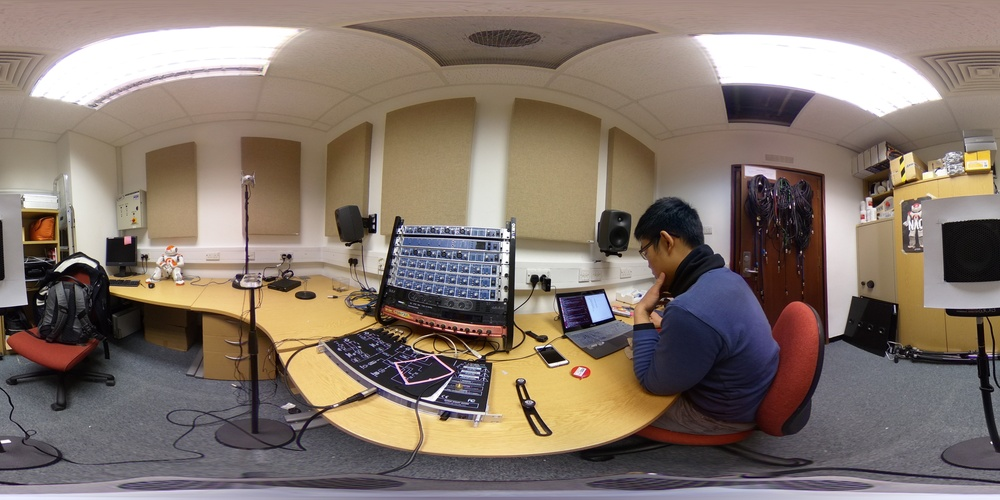
#> input picture src/180 degrees at 30cm.jpg, 1000 x 500 px, shrunk from 5376 x 2688 before the run, given in place of the camera
$ python basic.py
#> lines starting #> are read from the running program, lines starting #| are printed output that depends on the picture; after the words box and inside, x2 and y2 are one past the last pixel; in counts of white or black regions, pixels touching at a corner belong together
import cv2
import numpy as np;

# NIL argument used for trackbar creation
def nothing(self):
	pass

# Initialise video feed
# Arg = 1 for alternative webcam
cap = cv2.VideoCapture(0)
cv2.namedWindow("Colourbars")

# String assignment
hh = "High Hue"
lh = "Low Hue"
hs = "High Saturation"
ls = "Low Saturation"
hv = "High Value"
lv = "Low Value"
wnd = "Colourbars"

# Create trackbars for each HSV
# H: 0-180
# S: 0-255
# V: 0-255
cv2.createTrackbar(lh, wnd, 0, 179, nothing)
#> slider 'Low Hue' is set to 35
cv2.createTrackbar(hh, wnd, 0, 179, nothing)
#> slider 'High Hue' is set to 179
cv2.createTrackbar(ls, wnd, 0, 255, nothing)
#> slider 'Low Saturation' is set to 51
cv2.createTrackbar(hs, wnd, 0, 255, nothing)
#> slider 'High Saturation' is set to 255
cv2.createTrackbar(lv, wnd, 0, 255, nothing)
#> slider 'Low Value' is set to 51
cv2.createTrackbar(hv, wnd, 0, 255, nothing)
#> slider 'High Value' is set to 255

while(True):
	# Capture frame by frame
	ret, frame = cap.read()
#> frame is the input picture: shape (500, 1000, 3); mean B, G, R 108.2, 118.3, 132.6

	# Apply blur and convert from BGR to HSV
	frame = cv2.GaussianBlur (frame, (5,5),0)
	hsv = cv2.cvtColor(frame, cv2.COLOR_BGR2HSV)
#> hsv: shape (500, 1000, 3); mean H, S, V 55.7, 63.4, 135.7

	# Read trackbar values:
	hul=cv2.getTrackbarPos(lh, wnd)
	huh=cv2.getTrackbarPos(hh, wnd)
	sal=cv2.getTrackbarPos(ls, wnd)
	sah=cv2.getTrackbarPos(hs, wnd)
	val=cv2.getTrackbarPos(lv, wnd)
	vah=cv2.getTrackbarPos(hv, wnd)

	# Array for final values:
	HSVLOW=np.array([hul,sal,val])
	HSVHIGH=np.array([huh,sah,vah])

	# Threshold the HSV image to get desired colours
	mask = cv2.inRange(hsv, HSVLOW, HSVHIGH)
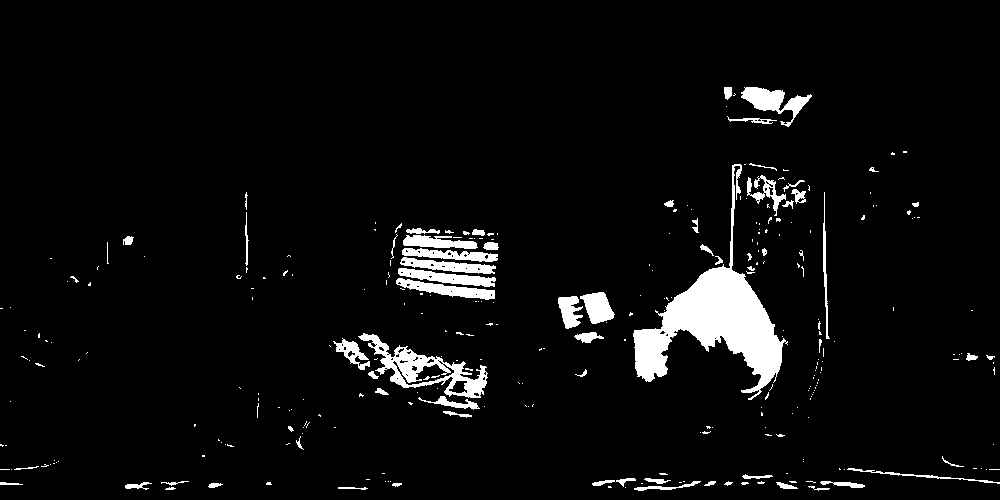
#> mask: shape (500, 1000); 4.9% white; 302 white regions (231 under 20 px), largest, box (x1, y1, x2, y2) and area: (633, 164, 788, 400) 9525, (358, 333, 488, 398) 2468, (741, 87, 812, 127) 1108

	# Bitwise-AND mask the original image
	res = cv2.bitwise_and(frame, frame, mask = mask)
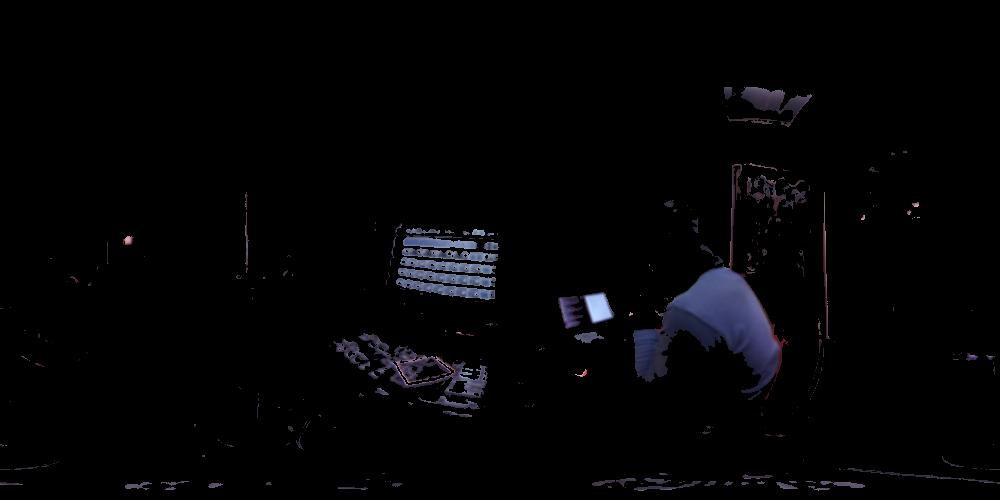
#> res: shape (500, 1000, 3); mean B, G, R 4.8, 3.5, 3.6
	# [14 lines of commented-out code are left out]
	cv2.imshow('frame', frame)
	cv2.imshow('mask', mask)
	cv2.imshow(wnd, res)
	#cv2.imshow('detected circles',res)
	if cv2.waitKey(1) & 0xFF == ord('q'):
#> (key q is pressed here)
		break

# Release capture when done
cap.release()
cv2.destroyAllWindows()


### References:
# Creating slider bars in opencv:
# https://botforge.wordpress.com/2016/07/02/basic-color-tracker-using-opencv-python/

$ run again, on src/R0010039.JPG
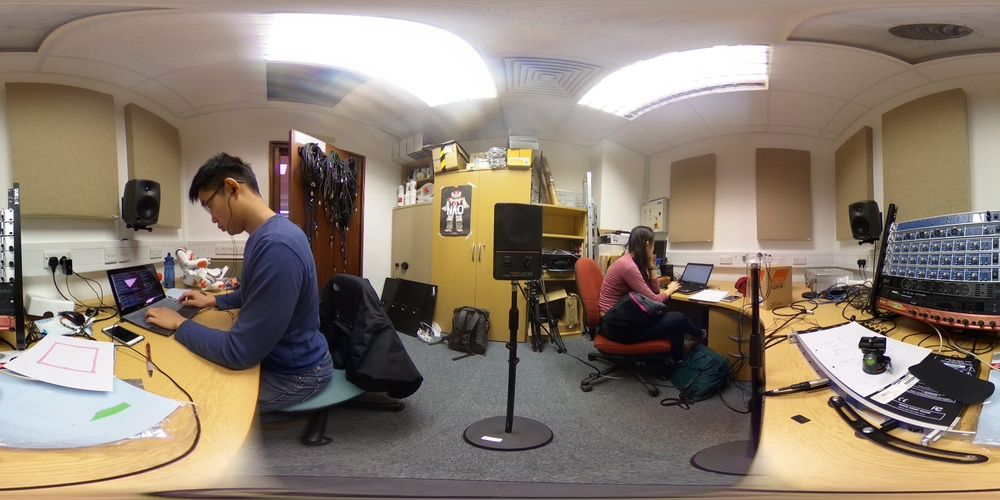
#> input picture src/R0010039.JPG, 1000 x 500 px, shrunk from 5376 x 2688 before the run, given in place of the camera
#> frame is the input picture: shape (500, 1000, 3); mean B, G, R 112.3, 126, 139.3
#> hsv: shape (500, 1000, 3); mean H, S, V 46.7, 62.1, 141.6
#> `mask = cv2.inRange(hsv, HSVLOW, HSVHIGH)`:
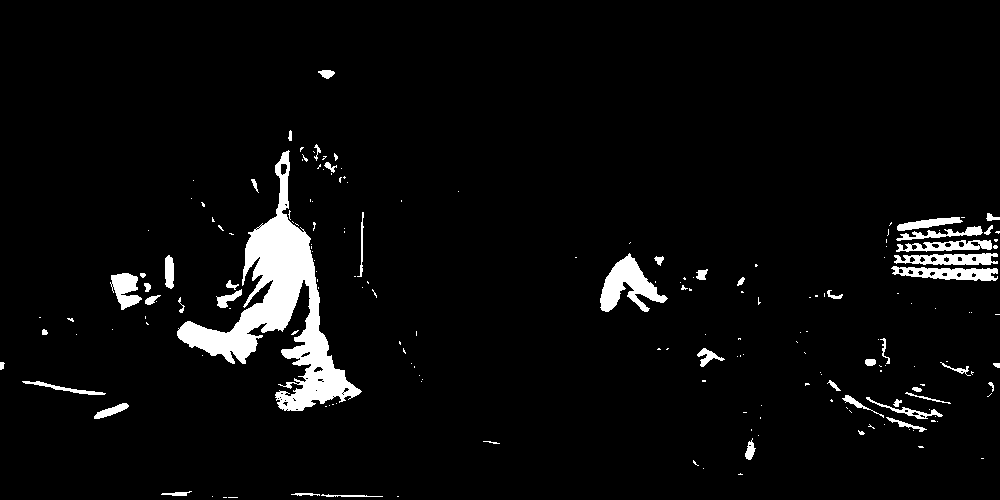
#> mask: shape (500, 1000); 4.5% white; 192 white regions (142 under 20 px), largest, box (x1, y1, x2, y2) and area: (177, 150, 362, 411) 12108, (600, 253, 668, 312) 1818, (891, 266, 998, 281) 984
#> `res = cv2.bitwise_and(frame, frame, mask = mask)`:
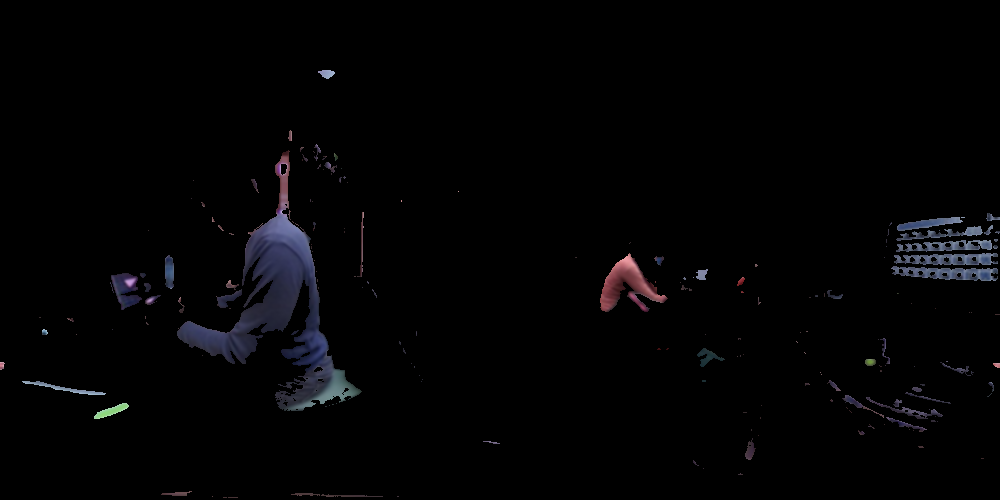
#> res: shape (500, 1000, 3); mean B, G, R 4, 3.1, 3.2

$ run again, on src/source_img.jpg
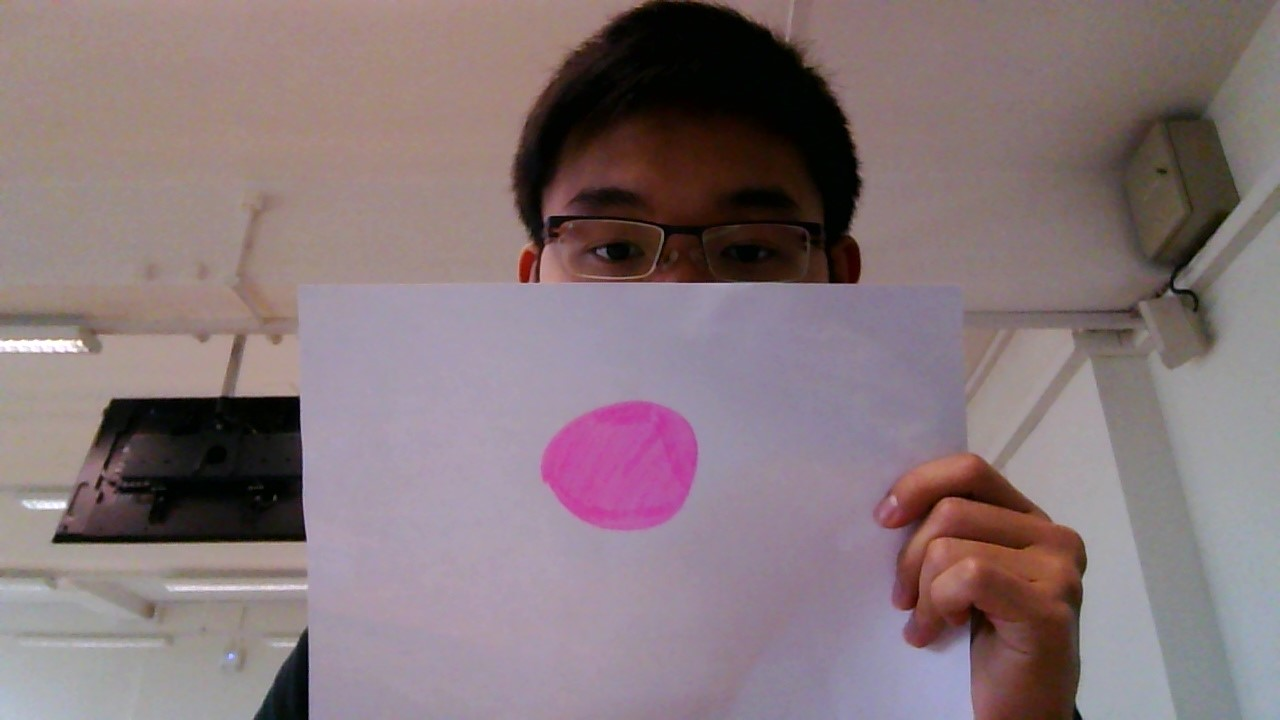
#> input picture src/source_img.jpg, 1280 x 720 px, given in place of the camera
#> frame is the input picture: shape (720, 1280, 3); mean B, G, R 122, 118.3, 134.8
#> hsv: shape (720, 1280, 3); mean H, S, V 74.4, 55.6, 137.4
#> `mask = cv2.inRange(hsv, HSVLOW, HSVHIGH)`:
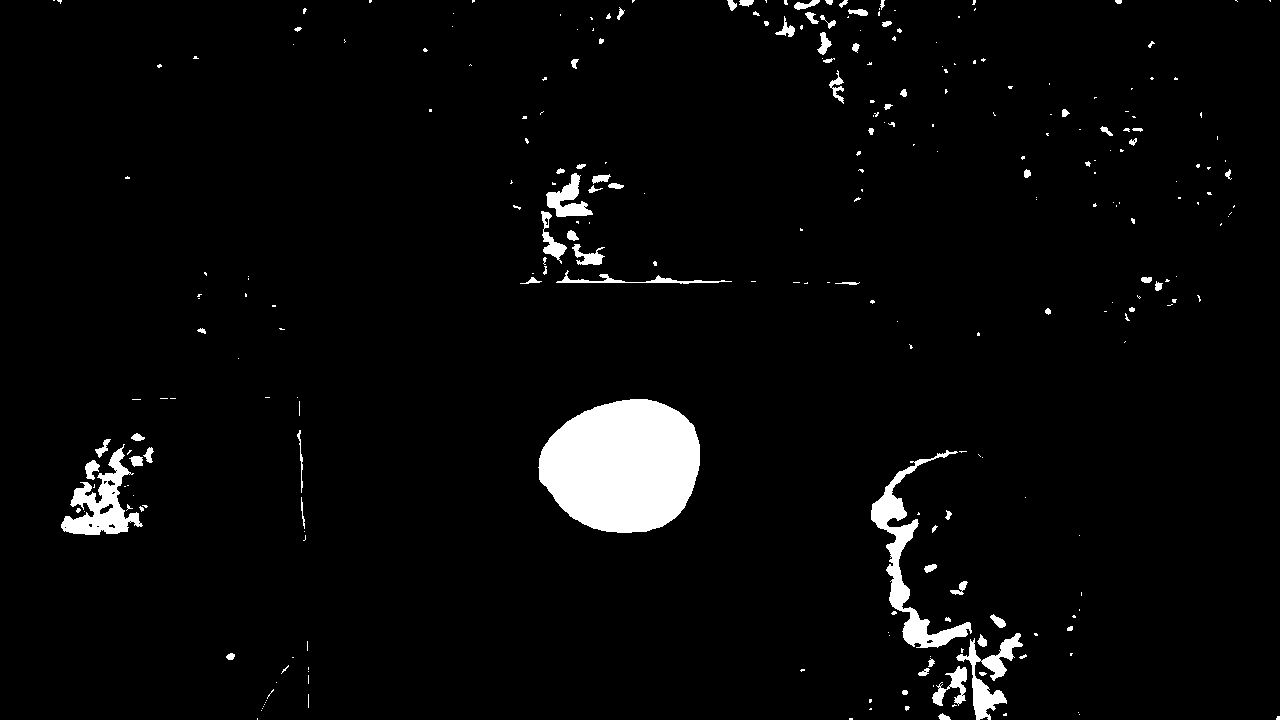
#> mask: shape (720, 1280); 3.6% white; 276 white regions (198 under 20 px), largest, box (x1, y1, x2, y2) and area: (538, 399, 700, 533) 16869, (871, 450, 972, 648) 3815, (61, 444, 143, 535) 2786
#> `res = cv2.bitwise_and(frame, frame, mask = mask)`:
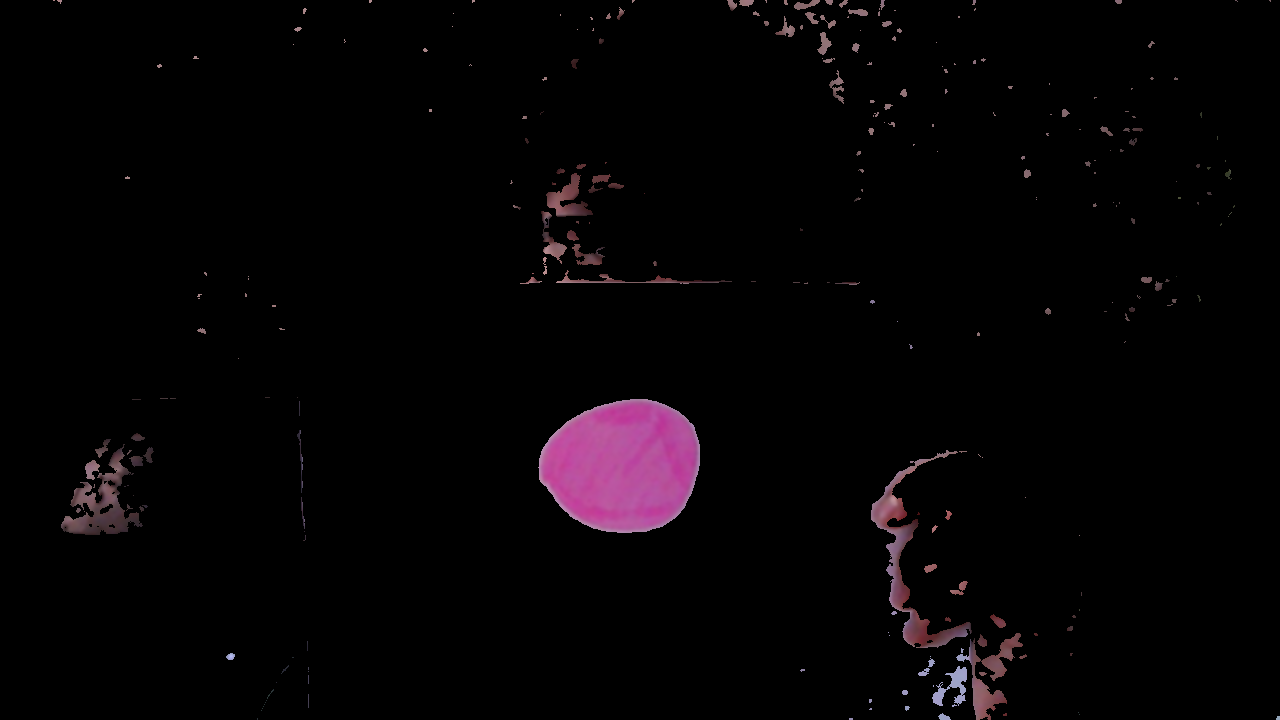
#> res: shape (720, 1280, 3); mean B, G, R 4.6, 3, 5.5
